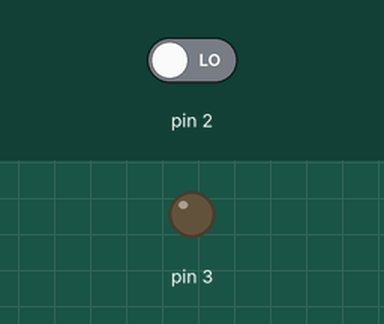
This sketch was run on a simulated Arduino Uno, built with avr-gcc and run on an emulated ATmega328P. Shown: output pins drawn as LEDs (lit = HIGH). The inputs (shaded band) are chosen by the test bench; at power-on: pin 2 LOW.

Above: at 1.2 s.
1.3 s: pin 2 driven HIGH
At 1.7 s:
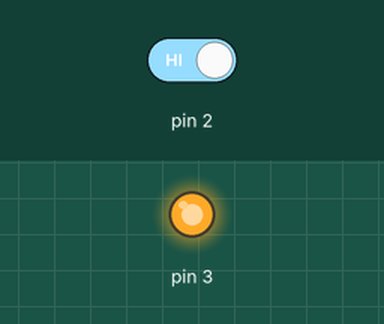
4.3 s: pin 2 driven LOW
At 5.1 s:
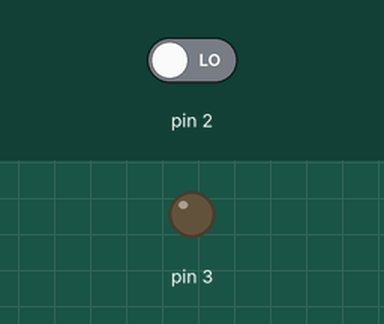
Timing chart, 0 to 7.3 s (numbered marks = the images above; inputs shaded):
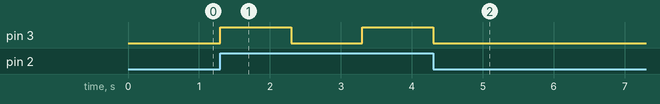

Measured:
- after the input at 1.3 s, pin 3: LOW → HIGH at once, → LOW 1.0 s later, → HIGH 1.0 s later
- after the input at 4.3 s, pin 3: goes on until 4.3 s, then stays LOW

The sketch:

edge-trigger-led-blink.ino
```cpp
void setup() {
  // put your setup code here, to run once:
pinMode(2, INPUT);
 pinMode(3, OUTPUT);
}

void loop() {
  // put your main code here, to run repeatedly:
if(digitalRead(2)==HIGH){
  digitalWrite(3,HIGH);
   delay(1000);
   digitalWrite(3,LOW);
   delay(1000);
}
}
```
